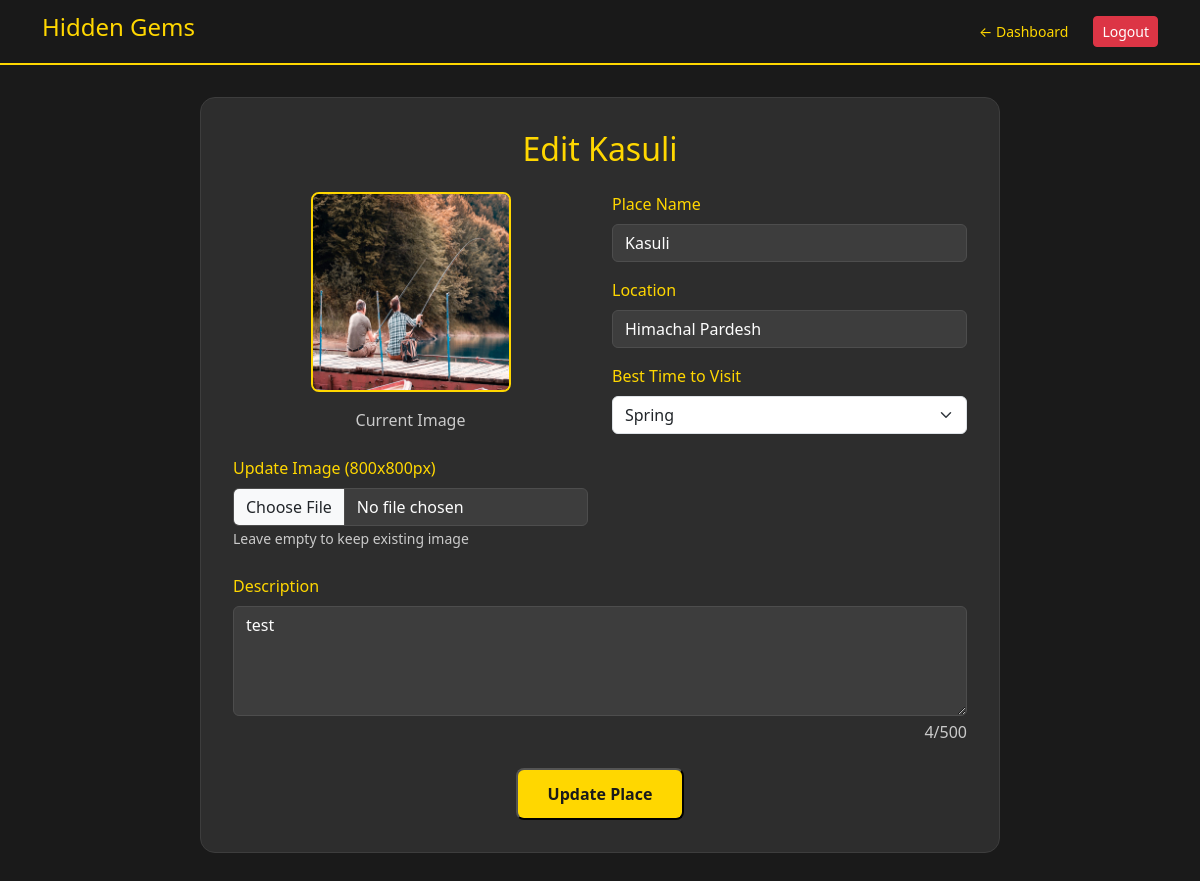
/edit_place/1 (signed in), run on the app's committed database.
### app.py (models this page shows)
class Place(db.Model):
    id = db.Column(db.Integer, primary_key=True)
    name = db.Column(db.String(100), nullable=False)
    location = db.Column(db.String(100), nullable=False)
    description = db.Column(db.Text, nullable=False)
    image = db.Column(db.String(100), nullable=False)
    best_time = db.Column(db.String(50))
    timestamp = db.Column(db.DateTime, default=datetime.utcnow)
    user_id = db.Column(db.Integer, db.ForeignKey('user.id'), nullable=False)

### app.py (the view, shortened to what this page needs)
@app.route('/edit_place/<int:place_id>', methods=['GET', 'POST'])
def edit_place(place_id):
    if not session.get('logged_in'):
        return redirect(url_for('login'))
    place = Place.query.get_or_404(place_id)
    if not (session['is_admin'] or place.user_id == session['user_id']):
        flash('You cannot edit this place', 'danger')
        return redirect(url_for('dashboard'))
    return render_template("edit_place.html", place=place)

### app.py (called while the page is built)
@app.before_request
def check_admin_access():
    if request.path.startswith('/admin') and not request.endpoint == 'admin_login':
        if not session.get('is_admin'):
            flash("Admin access required", "danger")
            return redirect(url_for('login'))

### templates/edit_place.html (shortened to what this page needs)
<!DOCTYPE html>
<html lang="en">
<head>
    <link href="https://cdn.jsdelivr.net/npm/bootstrap@5.3.0/dist/css/bootstrap.min.css" rel="stylesheet">
    <link rel="stylesheet" href="{{ url_for('static', filename='style.css') }}">
</head>
<body>
    <nav class="navbar navbar-expand-lg">
        <div class="container">
            <a class="navbar-brand" href="{{ url_for('dashboard') }}">
                <h4 style="color: var(--accent-yellow);">Hidden Gems</h4>
            </a>
            <div class="d-flex gap-3">
                <a href="{{ url_for('dashboard') }}" class="btn btn-sm" style="color: var(--accent-yellow);">← Dashboard</a>
                <a href="{{ url_for('logout') }}" class="btn btn-sm btn-danger">Logout</a>
            </div>
        </div>
    </nav>
    <div class="container">
        <div class="form-container">
            <h2 class="text-center mb-4" style="color: var(--accent-yellow);">Edit {{ place.name }}</h2>
            <form method="POST" enctype="multipart/form-data">
                <div class="row g-4">
                    <div class="col-md-6">
                        <div class="mb-4 text-center">
                            <img src="{{ url_for('static', filename='uploads/' + place.image) }}"
                                 class="existing-image mb-3"
                                 alt="Current Image">
                            <p class="text-muted mb-0">Current Image</p>
                        </div>
                        <div class="mb-4">
                            <label for="image" class="form-label">Update Image (800x800px)</label>
                            <input type="file"
                                   class="form-control"
                                   id="image"
                                   name="image"
                                   accept="image/*"
                                   onchange="previewImage(event)">
                            <small class="text-muted">Leave empty to keep existing image</small>
                        </div>
                    </div>
                    <div class="col-md-6">
                        <div class="mb-3">
                            <label for="name" class="form-label">Place Name</label>
                            <input type="text"
                                   class="form-control"
                                   id="name"
                                   name="name"
                                   value="{{ place.name }}"
                                   required>
                        </div>
                        <div class="mb-3">
                            <label for="location" class="form-label">Location</label>
                            <input type="text"
                                   class="form-control"
                                   id="location"
                                   name="location"
                                   value="{{ place.location }}"
                                   required>
                        </div>
                        <div class="mb-3">
                            <label for="best_time" class="form-label">Best Time to Visit</label>
                            <select class="form-select" id="best_time" name="best_time" required>
                                {% for time in ['Winter', 'Spring', 'Summer', 'Autumn', 'All Year'] %}
                                <option value="{{ time }}" {% if time == place.best_time %}selected{% endif %}>
                                    {{ time }}
                                </option>
                                {% endfor %}
                            </select>
                        </div>
                    </div>
                </div>
                <div class="mb-4">
                    <label for="description" class="form-label">Description</label>
                    <textarea class="form-control"
                              id="description"
                              name="description"
                              rows="4"
                              maxlength="500"
                              required>{{ place.description }}</textarea>
                    <div class="text-end text-muted mt-1">
                        <span id="charCount">{{ place.description|length }}</span>/500
                    </div>
                </div>
                <div class="text-center">
                    <button type="submit" class="update-btn">Update Place</button>
                </div>
            </form>
        </div>
    </div>
</body>
</html>

### static/style.css (style rules this page uses)
:root { --dark-bg: #1a1a1a; --accent-yellow: #FFD700; --warm-white: #fdfdfd; }
body { background-color: var(--dark-bg); color: var(--warm-white); overflow-x: hidden; }
.navbar { background: rgba(26, 26, 26, 0.95) !important; border-bottom: 2px solid var(--accent-yellow); }
.form-control { background: #3d3d3d; border: 1px solid #4d4d4d; color: white; }
body { background-color: #000 important!; }
.form-container { max-width: 800px; margin: 2rem auto; padding: 2rem; background: #2d2d2d; border-radius: 15px; border: 1px solid #3d3d3d; }
.form-label { color: var(--accent-yellow); }
.form-control { background: #3d3d3d; border: 1px solid #4d4d4d; color: var(--warm-white); transition: all 0.3s; }
.existing-image { width: 200px; height: 200px; object-fit: cover; border-radius: 8px; border: 2px solid var(--accent-yellow); }
.update-btn { background: var(--accent-yellow); color: var(--dark-bg); font-weight: 600; padding: 12px 30px; border-radius: 8px; transition: all 0.3s; }
.form-control { background: #3d3d3d; border: 1px solid #4d4d4d; color: var(--warm-white); }
.text-muted { --bs-text-opacity: 1; color: rgba(255, 255, 255, 0.75) !important; }

### data on the page
Place: name "Kasuli", image (picture), location "Himachal Pardesh", best_time "Spring", description "test"

### other printed values
{{ place.description|length }} "4"
